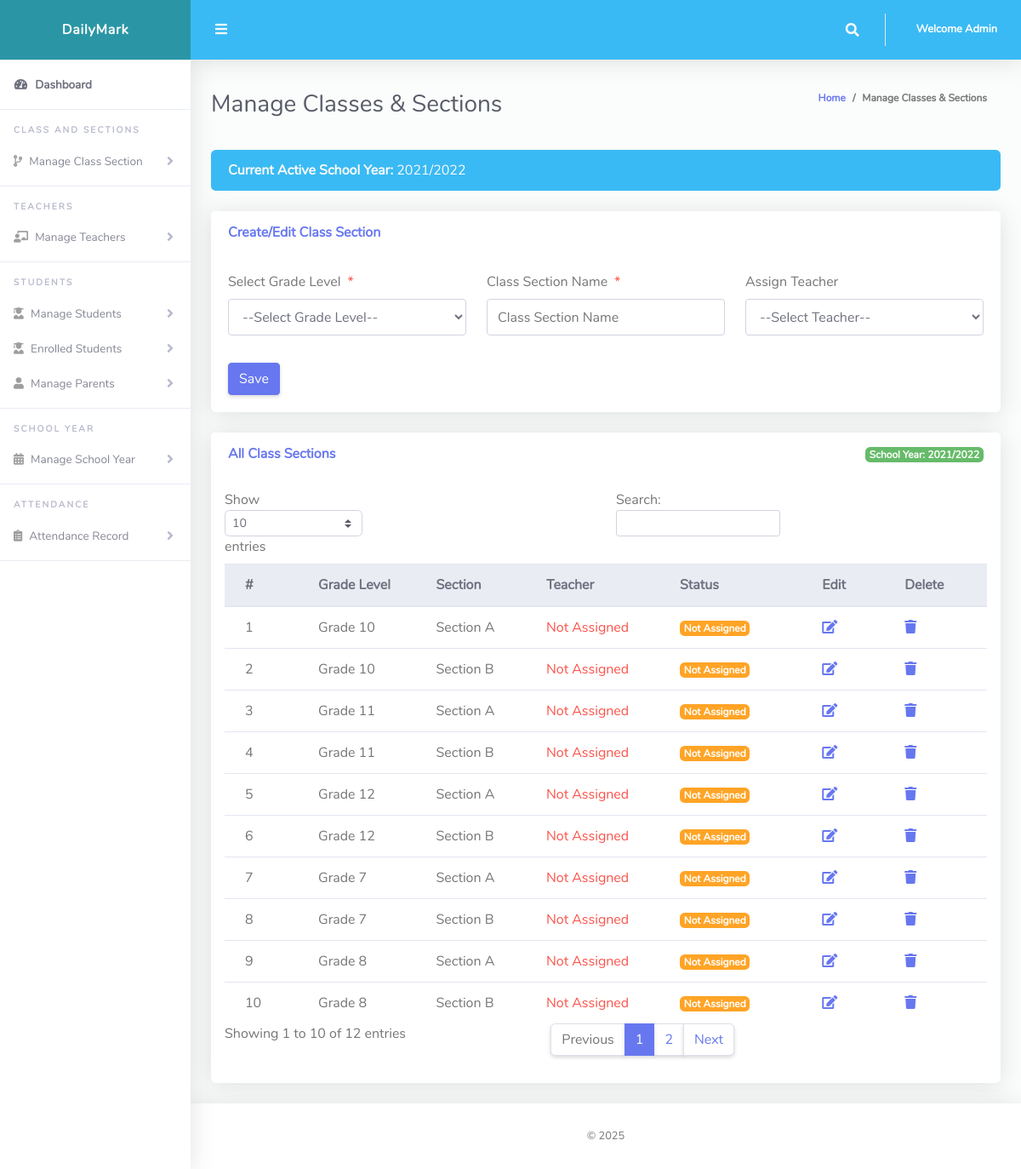
/Admin/createClassArms.php (signed in), run on the app's committed database.
### tables this page shows
CREATE TABLE `tblsessionterm` (
  `Id` int(10) NOT NULL,
  `sessionName` varchar(50) NOT NULL,
  `isActive` varchar(10) NOT NULL,
  `dateCreated` varchar(50) NOT NULL
);

CREATE TABLE `tblclassarms` (
  `Id` int(10) NOT NULL AUTO_INCREMENT,
  `classId` varchar(10) NOT NULL,
  `classArmName` varchar(255) NOT NULL,
  `isAssigned` varchar(10) NOT NULL DEFAULT '0',
  `teacherId` int(10) NULL,
  PRIMARY KEY (`Id`),
  INDEX `teacher_idx` (`teacherId`)
);

CREATE TABLE `tblclass` (
  `Id` int(10) NOT NULL AUTO_INCREMENT,
  `className` varchar(255) NOT NULL,
  PRIMARY KEY (`Id`)
);

### Admin/createClassArms.php (the view, shortened to what this page needs)
<?php
include '../Includes/dbcon.php';
$querySession = mysqli_query($conn, "SELECT * FROM tblsessionterm WHERE isActive = 1");
$activeSession = mysqli_fetch_array($querySession);
?>
<!DOCTYPE html>
<html lang="en">
<head>
  <link href="../vendor/fontawesome-free/css/all.min.css" rel="stylesheet" type="text/css">
  <link href="../vendor/bootstrap/css/bootstrap.min.css" rel="stylesheet" type="text/css">
  <link href="css/ruang-admin.min.css" rel="stylesheet">
</head>
<body id="page-top">
  <div id="wrapper">
      <?php include "Includes/sidebar.php";?>
    <div id="content-wrapper" class="d-flex flex-column">
      <div id="content">
       <?php include "Includes/topbar.php";?>
        <div class="container-fluid" id="container-wrapper">
          <div class="d-sm-flex align-items-center justify-content-between mb-4">
            <h1 class="h3 mb-0 text-gray-800">Manage Classes & Sections</h1>
            <ol class="breadcrumb">
              <li class="breadcrumb-item"><a href="./">Home</a></li>
              <li class="breadcrumb-item active" aria-current="page">Manage Classes & Sections</li>
            </ol>
          </div>
          <?php if ($activeSession) { ?>
          <div class="alert alert-info mb-4">
            <strong>Current Active School Year:</strong> <?php echo $activeSession['sessionName']; ?>
          </div>
          <?php } else { ?>
          <div class="alert alert-warning mb-4">
            <strong>Warning:</strong> No active school year set! Please <a href="createSessionTerm.php" class="alert-link">activate a school year</a> before creating classes.
          </div>
          <?php } ?>
          <div class="row">
            <div class="col-lg-12">
              <div class="card mb-4">
                <div class="card-header py-3 d-flex flex-row align-items-center justify-content-between">
                  <h6 class="m-0 font-weight-bold text-primary">Create/Edit Class Section</h6>
                </div>
                <div class="card-body">
                  <form method="post">
                    <div class="form-group row mb-3">
                        <div class="col-xl-4">
                        <label class="form-control-label">Select Grade Level<span class="text-danger ml-2">*</span></label>
                         <?php
                        $qry= "SELECT * FROM tblclass ORDER BY className ASC";
                        $result = $conn->query($qry);
                        $num = $result->num_rows;
                        if ($num > 0){
                          echo ' <select required name="classId" class="form-control mb-3">';
                          echo'<option value="">--Select Grade Level--</option>';
                                  echo '</select>';
                              }
                            ?>
                        </div>
                        <div class="col-xl-4">
                        <label class="form-control-label">Class Section Name<span class="text-danger ml-2">*</span></label>
                      <input type="text" class="form-control" name="classArmName" value="<?php echo isset($row['classArmName']) ? $row['classArmName'] : '';?>" placeholder="Class Section Name" required>
                        </div>
                        <div class="col-xl-4">
                        <label class="form-control-label">Assign Teacher<span class="text-danger ml-2"></span></label>
                        <?php
                        $teacherQuery = "SELECT * FROM tblclassteacher ORDER BY firstName, lastName ASC";
                        $teacherResult = $conn->query($teacherQuery);
                        $teacherCount = $teacherResult->num_rows;
                        if ($teacherCount > 0){
                          echo '<select name="teacherId" class="form-control mb-3">';
                          echo '<option value="">--Select Teacher--</option>';
                          echo '</select>';
                        } else {
                          echo '<div class="alert alert-warning">No teachers available. <a href="createClassTeacher.php">Create a teacher</a> first.</div>';
                        }
                        ?>
                        </div>
                    </div>
                    <?php if (isset($_GET['Id'])) { ?>
                      <button type="submit" name="update" class="btn btn-warning">Update</button>
                      <?php if(isset($row['teacherId']) && !empty($row['teacherId'])) { ?>
                      <a href="?action=unassign&Id=<?php echo $row['Id']; ?>" class="btn btn-danger">Unassign Teacher</a>
                      <?php } ?>
                    <?php } else { ?>
                      <button type="submit" name="saveArm" class="btn btn-primary">Save</button>
                    <?php } ?>
                  </form>
                </div>
              </div>
              <div class="card mb-4">
                <div class="card-header py-3 d-flex flex-row align-items-center justify-content-between">
                  <h6 class="m-0 font-weight-bold text-primary">All Class Sections</h6>
                  <?php if ($activeSession) { ?>
                    <span class="badge badge-success">School Year: <?php echo $activeSession['sessionName']; ?></span>
                  <?php } ?>
                </div>
                <div class="table-responsive p-3">
                  <table class="table align-items-center table-flush" id="dataTableArms">
                    <thead class="thead-light">
                      <tr>
                        <th>#</th>
                        <th>Grade Level</th>
                        <th>Section</th>
                        <th>Teacher</th>
                        <th>Status</th>
                        <th>Edit</th>
                        <th>Delete</th>
                      </tr>
                    </thead>
                    <tbody>
                      <?php
                      $query = "SELECT ca.Id, ca.isAssigned, c.className, ca.classArmName,
                                 t.firstName, t.lastName, t.Id as teacherId
                               FROM tblclassarms ca
                               INNER JOIN tblclass c ON c.Id = ca.classId
                               LEFT JOIN tblclassteacher t ON t.Id = ca.teacherId
                               ORDER BY c.className, ca.classArmName";
                      $rs = $conn->query($query);
                      $num = $rs->num_rows;
                      $sn = 0;
                      if($num > 0)
                      {
                        while ($rows = $rs->fetch_assoc())
                          {
                          $sn = $sn + 1;
                          $teacherName = !empty($rows['firstName']) ? $rows['firstName'].' '.$rows['lastName'] : '<span class="text-danger">Not Assigned</span>';
                          $statusBadge = $rows['isAssigned'] == '1' ?
                              '<span class="badge badge-success">Assigned</span>' :
                              '<span class="badge badge-warning">Not Assigned</span>';
                          echo"
                            <tr>
                              <td>".$sn."</td>
                              <td>".$rows['className']."</td>
                              <td>".$rows['classArmName']."</td>
                              <td>".$teacherName."</td>
                              <td>".$statusBadge."</td>
                              <td><a href='?action=edit&Id=".$rows['Id']."'><i class='fas fa-edit'></i></a></td>
                              <td><a href='?action=delete&Id=".$rows['Id']."'><i class='fas fa-trash'></i></a></td>
                            </tr>";
                          }
                      }
                      else
                      {
                           echo
                           "<div class='alert alert-danger' role='alert'>
                            No Record Found!
                            </div>";
                      }
                      ?>
                    </tbody>
                  </table>
                </div>
              </div>
            </div>
          </div>
        </div>
      </div>
       <?php include "Includes/footer.php";?>
    </div>
  </div>
</body>
</html>

### Admin/Includes/topbar.php (shortened to what this page needs)
<?php
  $query = "SELECT * FROM tbladmin WHERE Id = ".$_SESSION['userId']."";
  $rs = $conn->query($query);
  $rows = $rs->fetch_assoc();
  $fullName = $rows['firstName']." ".$rows['lastName'];
?>
<nav class="navbar navbar-expand navbar-light bg-info topbar mb-4 static-top">
          <button id="sidebarToggleTop" class="btn btn-link rounded-circle mr-3">
            <i class="fa fa-bars"></i>
          </button>
          <ul class="navbar-nav ml-auto">
            <li class="nav-item dropdown no-arrow">
              <a class="nav-link dropdown-toggle" href="#" id="searchDropdown" role="button" data-toggle="dropdown"
                aria-haspopup="true" aria-expanded="false">
                <i class="fas fa-search fa-fw"></i>
              </a>
            </li>
            <li class="nav-item dropdown no-arrow">
              <a class="nav-link dropdown-toggle" href="#" id="userDropdown" role="button" data-toggle="dropdown"
                aria-haspopup="true" aria-expanded="false">
                <span class="ml-2 d-none d-lg-inline text-white small"><b>Welcome <?php echo $fullName;?></b></span>
              </a>
            </li>
          </ul>
        </nav>

### data on the page
tblsessionterm: sessionName "2021/2022"
tblclassarms: classId.className "Grade 10", classArmName "Section A", isAssigned "Not Assigned"
tblclassarms: classId.className "Grade 10", classArmName "Section B", isAssigned "Not Assigned"
tblclassarms: classId.className "Grade 11", classArmName "Section A", isAssigned "Not Assigned"
tblclassarms: classId.className "Grade 11", classArmName "Section B", isAssigned "Not Assigned"
tblclassarms: classId.className "Grade 12", classArmName "Section A", isAssigned "Not Assigned"
tblclassarms: classId.className "Grade 12", classArmName "Section B", isAssigned "Not Assigned"
tblclassarms: classId.className "Grade 7", classArmName "Section A", isAssigned "Not Assigned"
tblclassarms: classId.className "Grade 7", classArmName "Section B", isAssigned "Not Assigned"
tblclassarms: classId.className "Grade 8", classArmName "Section A", isAssigned "Not Assigned"
tblclassarms: classId.className "Grade 8", classArmName "Section B", isAssigned "Not Assigned"

### other printed values
$fullName "Admin"
